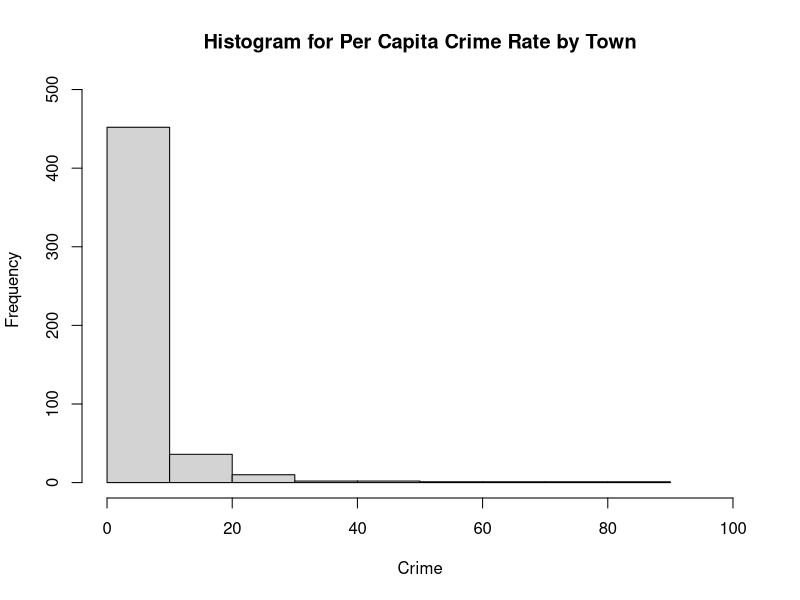
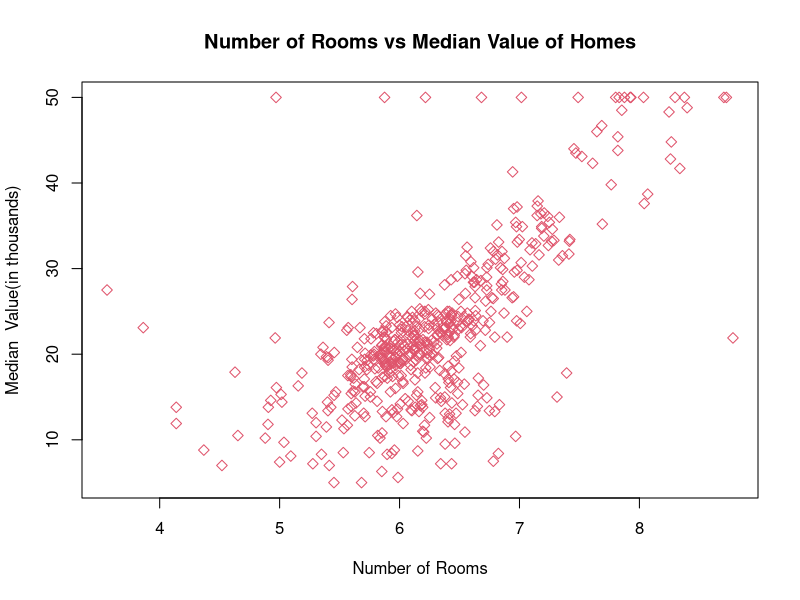
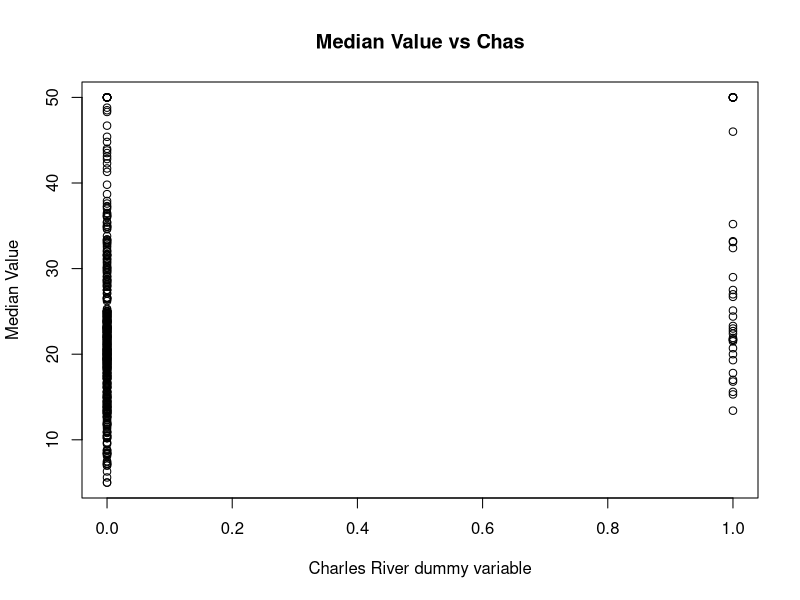
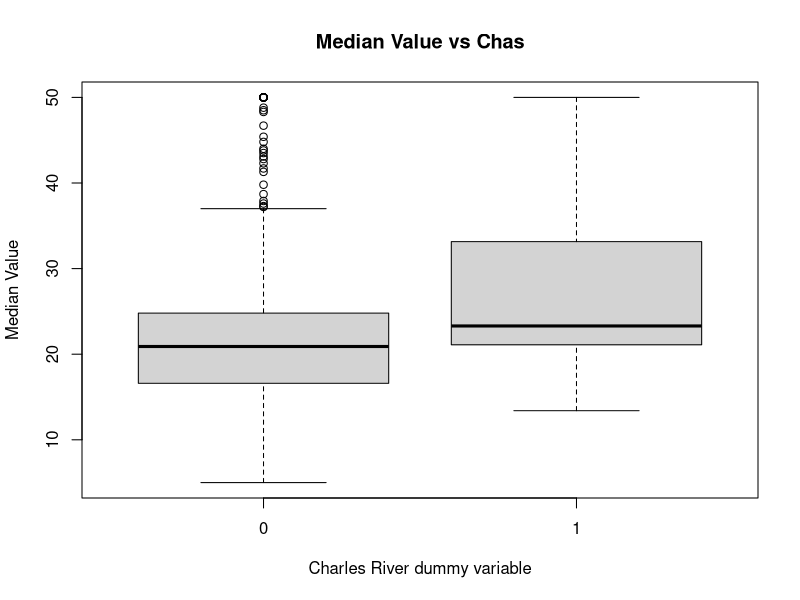
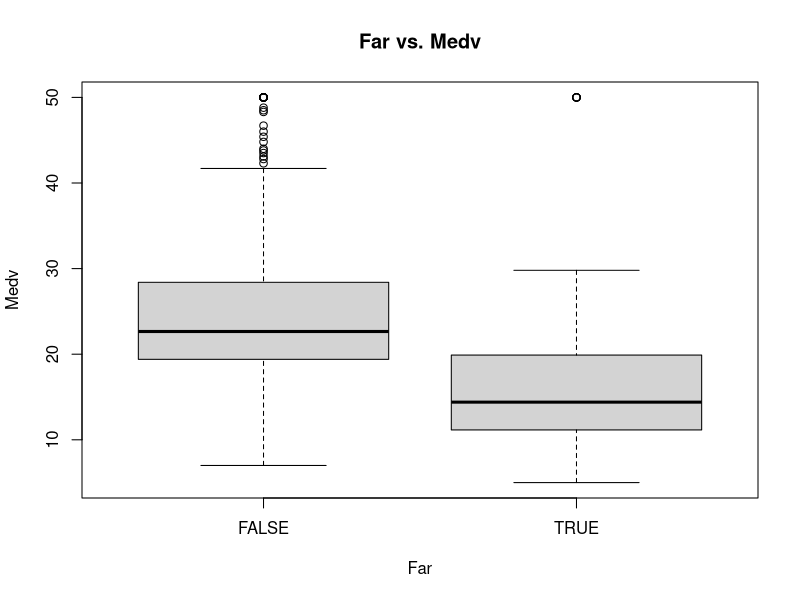

These figures' R source, in order:
## ---- chunk 1
library(MASS)
data(Boston)
str(Boston)
## ---- chunk 2
head(Boston, n=5) #First five rows
tail(Boston, n=2) #Last two rows
Boston[5,] #5th row
head(Boston[1], n=5) #First 5 rows of column 1
names(Boston) #Displays variable names
## ---- chunk 3
mean(Boston$crim) #Mean of crime rate statistics
median(Boston$crim) #Median of crime rate statistics
range(Boston$crim) #Range of crime rate statistics where first value is min and second is max
max(Boston[,1])-min(Boston[,1]) #Mathematical range of crime column
## ---- chunk 4
hist(Boston$crim,
     main="Histogram for Per Capita Crime Rate by Town",
     xlab ="Crime",
     ylim = c(0, 490),
     xlim = c(0, 100))
## ---- chunk 5
cor(Boston$crim, Boston$medv) #Correlation value between crime rate and median value of homes.
## ---- chunk 6
x <- Boston$rm
y <- Boston$medv
plot(x, y,
     main = "Number of Rooms vs Median Value of Homes",
     xlab = "Number of Rooms",
     ylab = "Median  Value(in thousands)",
     pch = 5,
     col = 258)
cor(x, y) #Correlation coefficient
## ---- chunk 7
if (is.factor(Boston$chas)==FALSE) {
  print('Variable chas is not a factor')
  plot(Boston$chas, Boston$medv,
       main = "Median Value vs Chas",
       xlab = "Charles River dummy variable",
       ylab = "Median Value",
       )
}
z <- as.factor(Boston$chas)
plot(z, Boston$medv,
       main = "Median Value vs Chas",
       xlab = "Charles River dummy variable",
       ylab = "Median Value",
       )
## ---- chunk 8
summary(Boston$rad) #Summary of the rad column
unique(Boston$rad) #Unique values in rad column
rad_sum <- sum(Boston$rad == 24) #Number of neighborhoods with rad index of 24
cat(rad_sum, "Instances")
n_rows <- nrow(Boston)
cat((rad_sum/n_rows)*100, "percent of all neighborhoods.")
## ---- chunk 9
Boston$far <- ifelse(Boston$rad == 24,TRUE, FALSE)
Boston$far <- as.factor(Boston$far)
plot(Boston$far, 
     Boston$medv,
     main = 'Far vs. Medv',
     xlab = 'Far',
     ylab = 'Medv')
## ---- chunk 10
q10data <- Boston[,c(1,6,13,14)] #Split required columns into a different table
summary(q10data) #Get the summary of required columns
q10data[which.max(q10data$medv),] #Find and print the data for the highest median value neighborhood
## ---- chunk 11
write.csv(Boston[,c(6, 14)], file ="data.csv", row.names = FALSE) #Exporting only rm and medv columns of the Boston library to data.csv file without index
